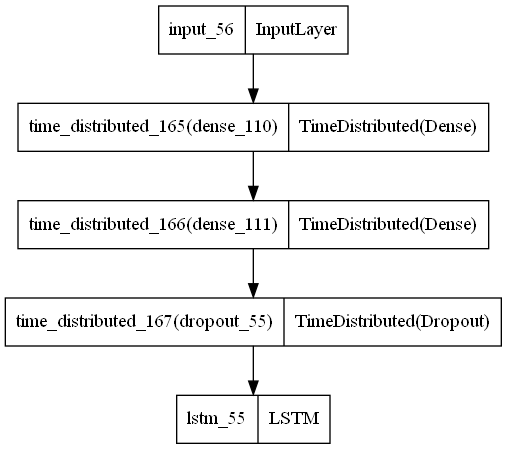

Python code for this plot:
import yfinance as yf
import datetime
import pandas as pd
import numpy as np
from keras.layers import GRU, Input, LSTM, Dropout
from keras.models import Model
from matplotlib import pyplot as plt
from sklearn.metrics import confusion_matrix, accuracy_score
from sklearn.preprocessing import StandardScaler
from keras.layers import TimeDistributed, Dense
from keras.utils.vis_utils import plot_model
import copy

#last_year = str(datetime.datetime.now().year-1) + "-" + str(datetime.datetime.now().month) + "-" + str(datetime.datetime.now().day)
#today = str(datetime.datetime.now().year) + "-" + str(datetime.datetime.now().month) + "-" + str(datetime.datetime.now().day)
#print(today)


# Pobierz historyczne ceny ropy naftowej WTI Crude Oil
oil = yf.download("CL=F")#), start=last_year, end=today)
data = oil.to_numpy()


# podział danych na zbiór treningowy, walidacyjny i testowy
train_size = int(len(data) * 0.6)
val_size = int(len(data) * 0.2)
test_size = len(data) - train_size - val_size

train_data = data[:train_size, :]
val_data = data[train_size:train_size+val_size, :]
test_data = data[train_size+val_size:, :]


# normalizacja danych treningowych
scaler = StandardScaler()
train_data_norm = scaler.fit_transform(train_data)

# tworzenie sekwencji danych wejściowych i wyjściowych
def create_sequences(data, seq_length):
    X = []
    y = []
    for i in range(len(data)-seq_length):
        X.append(data[i:i+seq_length, :])
        y.append(data[i+seq_length, :]) # wyjście - pierwsza kolumna danych
    return np.array(X), np.array(y)

seq_length = 100 # długość sekwencji

X_train, y_train = create_sequences(train_data_norm, seq_length)
X_val, y_val = create_sequences(scaler.transform(val_data), seq_length)
X_test, y_test = create_sequences(scaler.transform(test_data), seq_length)


print(X_train.shape)
print(y_train.shape)
print(X_val.shape)
print(y_val.shape)
print(X_test.shape)
print(y_test.shape)

print(y_test[:,0])

input_tensor = output_tensor = Input(X_train.shape[1:])
output_tensor = TimeDistributed(Dense(32, activation = 'selu'))(output_tensor)
output_tensor = TimeDistributed(Dense(32, activation = 'selu'))(output_tensor)
output_tensor = TimeDistributed(Dropout(0.1))(output_tensor)
output_tensor = LSTM(1, activation = 'selu', return_sequences = False)(output_tensor)

model = Model(inputs = input_tensor, outputs = output_tensor)
model.compile(optimizer='RMSProp', loss='MeanSquaredError')

plot_model(model)
print(model.summary())

print(y_train[:,0].shape)

open_model = copy.deepcopy(model)
high_model =  copy.deepcopy(model)
low_model = copy.deepcopy(model)
close_model = copy.deepcopy(model)
adj_model = copy.deepcopy(model)
volume_model = copy.deepcopy(model)

open_model.fit(x = X_train, y = y_train[:,0], batch_size=32, epochs=20, validation_data=(X_val, y_val[:,0]))
high_model.fit(x = X_train, y = y_train[:,1], batch_size=32, epochs=20, validation_data=(X_val, y_val[:,1]))
low_model.fit(x = X_train, y = y_train[:,2], batch_size=32, epochs=20, validation_data=(X_val, y_val[:,2]))
close_model.fit(x = X_train, y = y_train[:,3], batch_size=32, epochs=20, validation_data=(X_val, y_val[:,3]))
adj_model.fit(x = X_train, y = y_train[:,4], batch_size=32, epochs=20, validation_data=(X_val, y_val[:,4]))
volume_model.fit(x = X_train, y = y_train[:,5], batch_size=32, epochs=20, validation_data=(X_val, y_val[:,5]))

'''

y_pred = open_model.predict(X_test)

y_pred = scaler.inverse_transform(y_pred)
y_test = scaler.inverse_transform(y_test)

x = np.arange(y_pred.shape[0])
plt.figure(1)
plt.subplot(211)
plt.plot(x, y_pred, label = 'Predykcje')
plt.plot(x, y_test[:,0], label = 'Wartości prawdziwe')
plt.legend()
diff = y_pred.squeeze()-y_test[:,0]
plt.subplot(212)
plt.plot(x, diff, label = 'różnice')
plt.legend()

diff_pred = np.diff(y_pred.squeeze())
diff_true = np.diff(y_test[:,0])
diff_pred = np.sign(diff_pred)
diff_true = np.sign(diff_true)
print(confusion_matrix(diff_true, diff_pred))
print(accuracy_score(diff_true, diff_pred))

to_predict = scaler.transform(data[-101:-1])
to_predict = to_predict.reshape((1,)+to_predict.shape)
predict_o = open_model.predict(to_predict)
predict_h = high_model.predict(to_predict)
predict_l = low_model.predict(to_predict)
predict_c = close_model.predict(to_predict)
#predict_a = adj_model.predict(to_predict)
#predict_v = volume_model.predict(to_predict)
'''


to_predict = scaler.transform(data[-101:-1])
to_predict = to_predict.reshape((1,)+to_predict.shape)
predict_o = open_model.predict(to_predict)
predict_h = high_model.predict(to_predict)
predict_l = low_model.predict(to_predict)
predict_c = close_model.predict(to_predict)
predict_a = adj_model.predict(to_predict)
predict_v = volume_model.predict(to_predict)

p=np.array([predict_o,predict_h,predict_l,predict_c,predict_a,predict_v])
print(p.shape)


p = p.reshape((1,6))

p2 = scaler.inverse_transform(p)
y_test2 = scaler.inverse_transform(y_test)

'''
y_pred = volume_model.predict(X_test)


#y_pred = scaler.inverse_transform(y_pred)
#y_test = scaler.inverse_transform(y_test)

x = np.arange(y_pred.shape[0])
plt.figure(1)
plt.subplot(211)
plt.plot(x, y_pred, label = 'Predykcje')
plt.plot(x, y_test[:,5], label = 'Wartości prawdziwe')
plt.legend()
diff = y_pred.squeeze()-y_test[:,5]
plt.subplot(212)
plt.plot(x, diff, label = 'różnice')
plt.legend()

diff_pred = np.diff(y_pred.squeeze())
diff_true = np.diff(y_test[:,5])
diff_pred = np.sign(diff_pred)
diff_true = np.sign(diff_true)
print(confusion_matrix(diff_true, diff_pred))
print(accuracy_score(diff_true, diff_pred))'''
